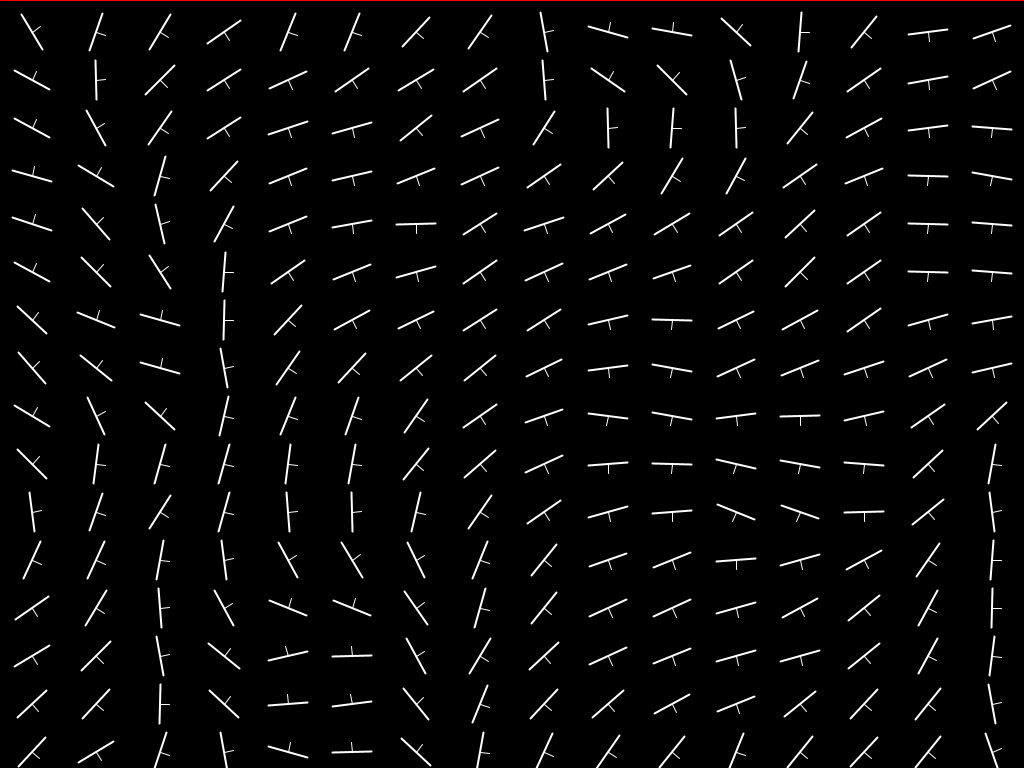
Frame 1 (no input)
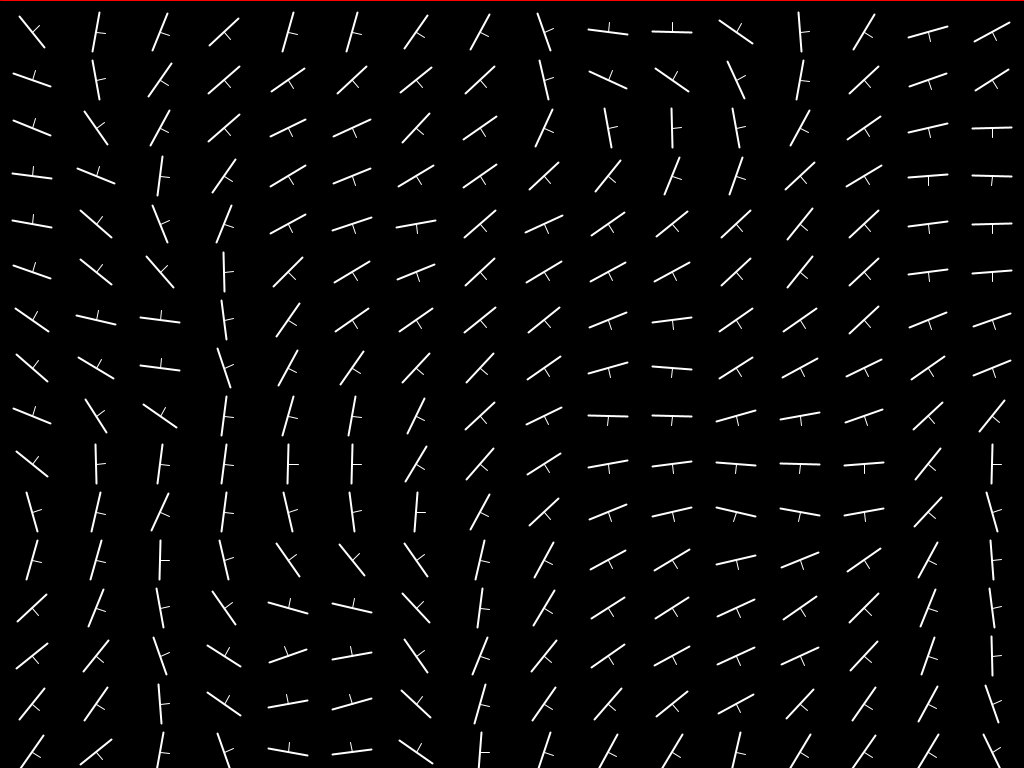
Frame 60 (the mouse pressed at the canvas centre just before this capture)
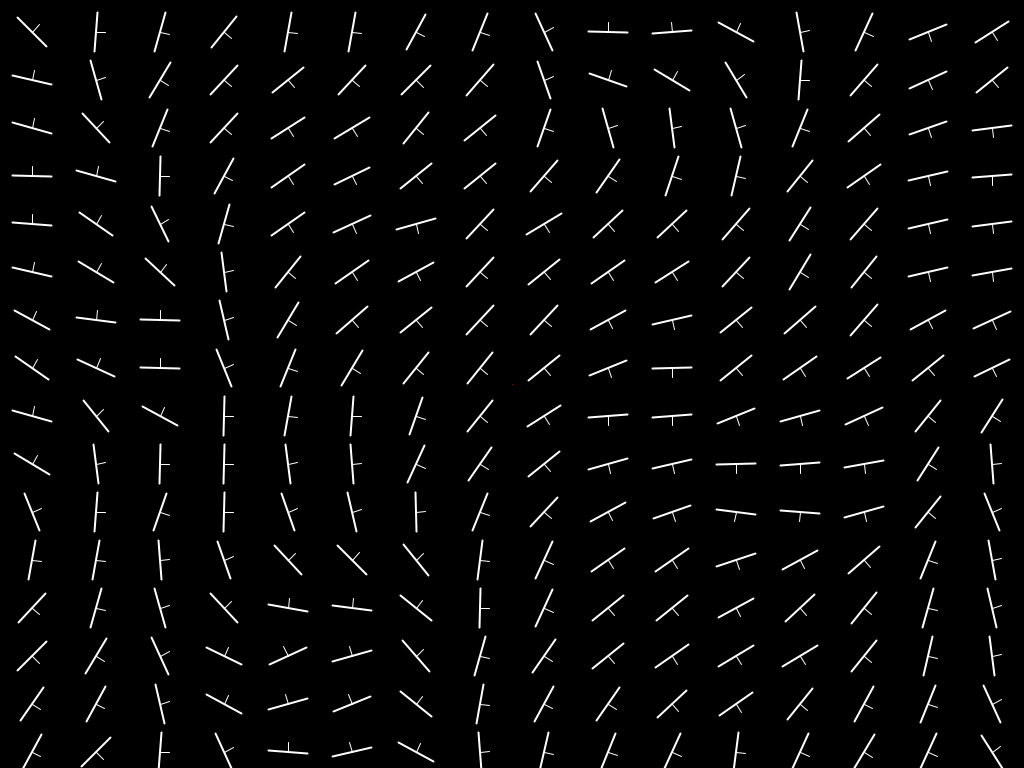
Frame 120 (the mouse held since frame 60 and released just before this capture)

The Processing sketch that drew these frames (run headless with seeded random() and noise(); from frame 60 on, the mouse is pressed at the canvas centre):

// Processing sketch: SketchMirrors
// ── SketchMirrors.pde
static final int MIRROR_GRID_WIDTH = 16;
static final int NUM_MIRRORS = MIRROR_GRID_WIDTH * MIRROR_GRID_WIDTH;

ArrayList<Mirror> fMirrors;
Ray fRay;

void settings() {
    size(1024, 768);
}

void setup() {
    fRay = new Ray();
    fMirrors = new ArrayList<Mirror>();
    for (int i=0; i < NUM_MIRRORS; i++) {
        Mirror m = new Mirror();
        m.position.set(i % MIRROR_GRID_WIDTH, i / MIRROR_GRID_WIDTH);
        m.position.mult(1.0 / MIRROR_GRID_WIDTH);
        m.position.x *= width;
        m.position.y *= height;
        m.position.x += 0.5 * width / MIRROR_GRID_WIDTH;
        m.position.y += 0.5 * width / MIRROR_GRID_WIDTH;
        final float mNoiseScale = 0.003;
        m.rotation = noise(m.position.x * mNoiseScale, m.position.y * mNoiseScale) * TWO_PI;
        //m.rotation = TWO_PI * i / NUM_MIRRORS;
        m.update();
        fMirrors.add(m);
    }
}

void draw() {
    if (!keyPressed) {
        for (Mirror m : fMirrors) {
            m.rotation = m.rotation + 0.1 / frameRate;
            m.update();
        }
    }

    fRay.position.set(new PVector(mouseX, mouseY));
    if (mousePressed) {
        fRay.direction.set(PVector.sub(new PVector(width / 2, height / 2), fRay.position).normalize());
    }
    fRay.update(fMirrors);

    background(0);
    for (Mirror n : fMirrors) {
        n.draw();
    }
    fRay.draw();
}

// ── Mirror.pde
class Mirror {
    PVector position;
    PVector start = new PVector();
    PVector end = new PVector();
    PVector normal = new PVector();
    final float radius = 20;
    float rotation;

    Mirror() {
        position = new PVector(0, 0);
        rotation = 0;
        update();
    }

    void update() {
        start.set(radius * sin(rotation), radius * cos(rotation));
        start.add(position);
        end.set(-radius * sin(rotation), -radius * cos(rotation));
        end.add(position);
        normal.set(sin(rotation - PI/2), cos(rotation - PI/2)); // rotated by 90° or PI/2
    }

    void draw() {
        strokeWeight(2);
        stroke(255);
        line(start.x, start.y, end.x, end.y);

        /* draw normal */
        strokeWeight(1);
        final float mNormalScale = 10;
        line(
            position.x,
            position.y,
            position.x + normal.x * mNormalScale,
            position.y + normal.y * mNormalScale
            );
    }
}

// ── Ray.pde
class Ray {
    float intensity = 1.0;
    float fall_off = 0.95;
    float beam_width = 4;
    PVector position = new PVector();
    PVector direction = new PVector(1, 0);
    boolean draw_hit_point = false;

    PVector fLastHitPoint = null;
    Ray fChildRay;

    void setOrigin(PVector p) {
        position.set(p);
    }

    void setDirection(PVector d) {
        direction.set(d);
    }

    void clear() {
        if (fChildRay != null) {
            fChildRay.clear();
        }
        fChildRay = null;
    }

    void draw() {
        if (fChildRay != null) {
            fChildRay.draw();
        }
        float mIntensityAlpha = intensity * 255;
        float mIntensityWidth = 1 + intensity * beam_width;
        stroke(255, 0, 0, mIntensityAlpha);
        if (fLastHitPoint != null) {
            strokeWeight(mIntensityWidth);
            line(
                position.x,
                position.y,
                fLastHitPoint.x,
                fLastHitPoint.y
                );
            strokeWeight(1);
            if (draw_hit_point) {
                stroke(255);
                noFill();
                circle(fLastHitPoint.x, fLastHitPoint.y, 10);
            }
        } else {
            final float mDefaultLength = width;
            line(
                position.x,
                position.y,
                position.x + direction.x * mDefaultLength,
                position.y + direction.y * mDefaultLength
                );
        }
    }

    void update(ArrayList<Mirror> pMirrors) {
        PVector mClosestHitPoint = null;
        float mClosestDistance = Float.MAX_VALUE;
        Mirror mHitMirror = null;
        for (Mirror m : pMirrors) {
            PVector mCurrentHitPoint = cast(m);
            if (mCurrentHitPoint != null) {
                float mCurrentDistance = PVector.dist(position, mCurrentHitPoint);
                if (mCurrentDistance < mClosestDistance && mCurrentDistance > m.radius) {
                    mClosestDistance = mCurrentDistance;
                    mClosestHitPoint = mCurrentHitPoint;
                    mHitMirror = m;
                }
            }
        }

        if (mClosestHitPoint != null && mHitMirror != null) {
            fLastHitPoint = mClosestHitPoint;
            fChildRay = new Ray();
            fChildRay.intensity = intensity * fall_off;
            fChildRay.setOrigin(mClosestHitPoint);
            fChildRay.setDirection(reflect(direction, mHitMirror.normal));
            fChildRay.update(pMirrors);
        } else {
            fChildRay = null;
            fLastHitPoint = null;
        }
    }

    PVector reflect(PVector pDirection, PVector pNormal) {
        // r = e - 2 (e.n) n :: ( | n | = 1 )
        // with e :: direction
        //      r :: reflection
        //      n :: normal
        PVector n = new PVector().set(pNormal).normalize();
        PVector e = new PVector().set(pDirection);
        float d = PVector.dot(e, n);    // d > 0 = frontface, d < 0 = backface
        n.mult(2 * d);
        PVector r = PVector.sub(e, n);
        return r;
    }

    PVector cast(Mirror node) {
        float x1 = node.start.x;
        float y1 = node.start.y;
        float x2 = node.end.x;
        float y2 = node.end.y;

        float x3 = position.x;
        float y3 = position.y;
        float x4 = position.x + direction.x;
        float y4 = position.y + direction.y;

        float den = (x1 - x2) * (y3 - y4) - (y1 - y2) * (x3 - x4);
        if (den == 0) {
            return null;
        }

        float t =   ((x1 - x3) * (y3 - y4) - (y1 - y3) * (x3 - x4)) / den;
        float u = - ((x1 - x2) * (y1 - y3) - (y1 - y2) * (x1 - x3)) / den;

        if (t > 0 && t < 1 && u > 0) {
            PVector pt = new PVector();
            pt.x = x1 + t * (x2 - x1);
            pt.y = y1 + t * (y2 - y1);
            return pt;
        } else {
            return null;
        }
    }
}
